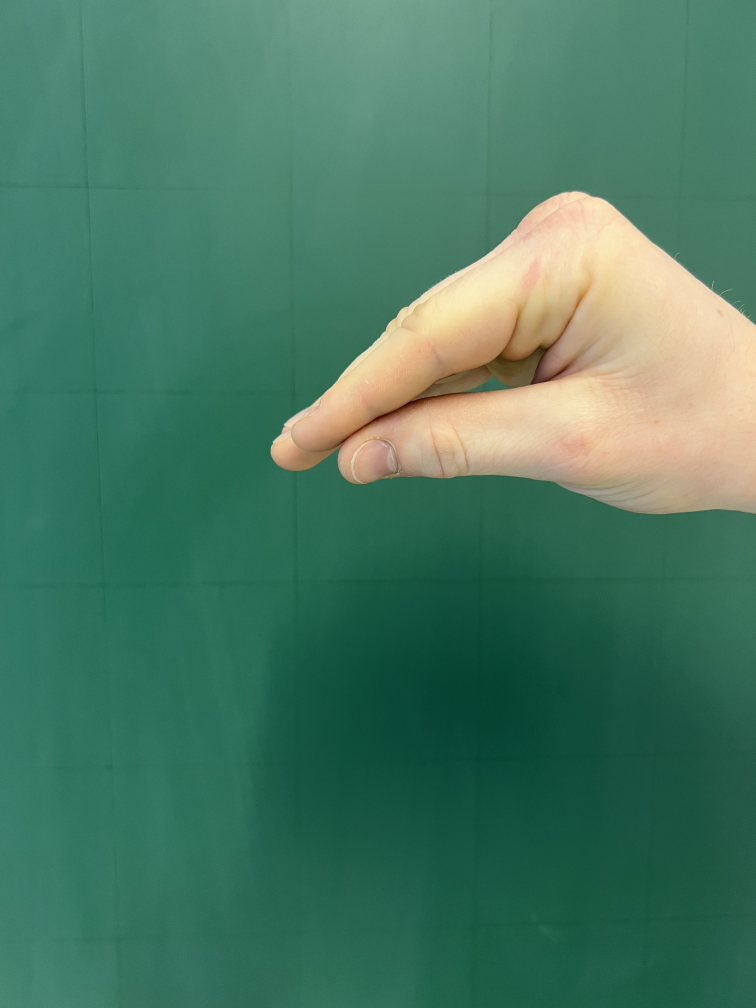
#> input picture data/raw/img/closedHand/IMG_4543.jpg, 3024 x 4032 px, found by its file name (shown at 1/4 size)
$ jupyter execute --allow-errors GestureRecognition.ipynb
#> lines starting #> are read from the running program, lines starting #| are printed output that depends on the picture; after the words box and inside, x2 and y2 are one past the last pixel; in counts of white or black regions, pixels touching at a corner belong together
# Data Preparation Pipeline

Prepare data in order to do training and prediction.

The output of this is a set of descriptors with corresponding lables.

[cell 1]
import numpy as np
import cv2 as cv
import matplotlib.pyplot as plt

def gaussian(I, sigma):
    """
    Applies a 2-D Gaussian blur with standard deviation sigma to
    a grayscale image I.
    """
    h = int(np.ceil(3*sigma))
    x = np.linspace(-h, +h, 2*h + 1)
    g = np.exp(-x**2/(2*sigma**2))/np.sqrt(2*np.pi*sigma**2)
    Ig = np.zeros_like(I)
    for row in range(I.shape[0]): Ig[row,:] = np.convolve(I[row,:], g, mode='same')
    for col in range(I.shape[1]): Ig[:,col] = np.convolve(Ig[:,col], g, mode='same')
    return Ig

[cell 2]
I = cv.imread("./data/raw/img/closedHand/IMG_4543.JPG")
#> I is the input picture: shape (4032, 3024, 3); mean B, G, R 98.2, 120.8, 71.9
imgYCC = cv.cvtColor(I, cv.COLOR_BGR2YCR_CB)
#> imgYCC: shape (4032, 3024, 3); mean of channels 0, 1, 2 103.6, 105.3, 124.9

# [6 lines of commented-out code are left out]

Y = imgYCC[:, :, 0]
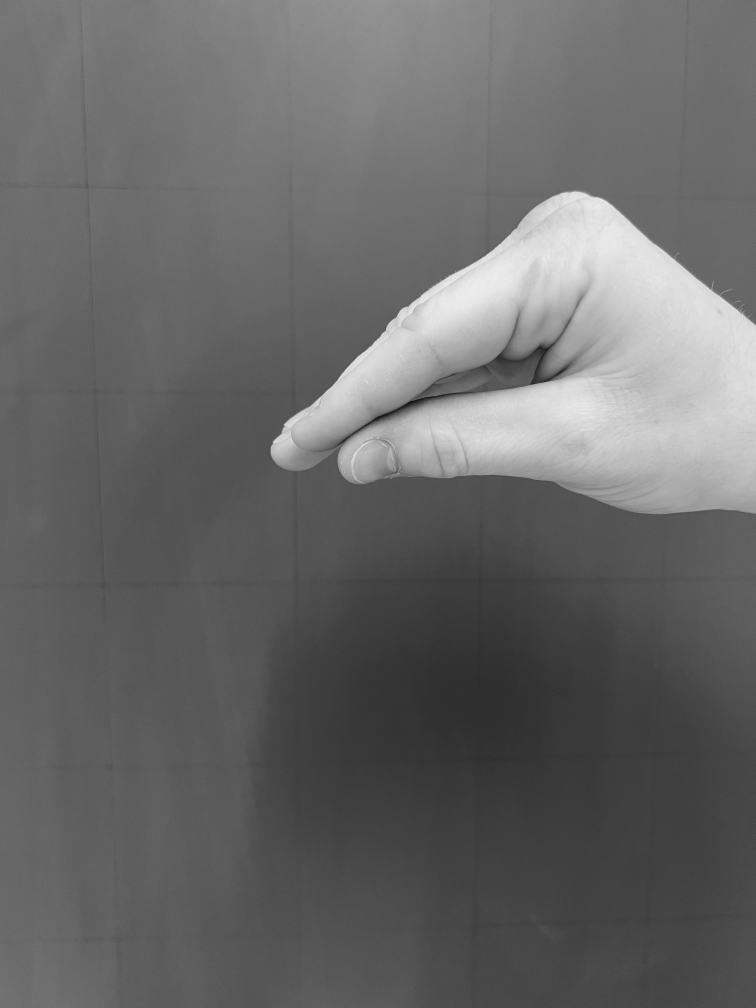
#> Y: shape (4032, 3024) (shown at 1/4 size); min 13, max 241, mean 103.6

CR = imgYCC[:, :, 1]
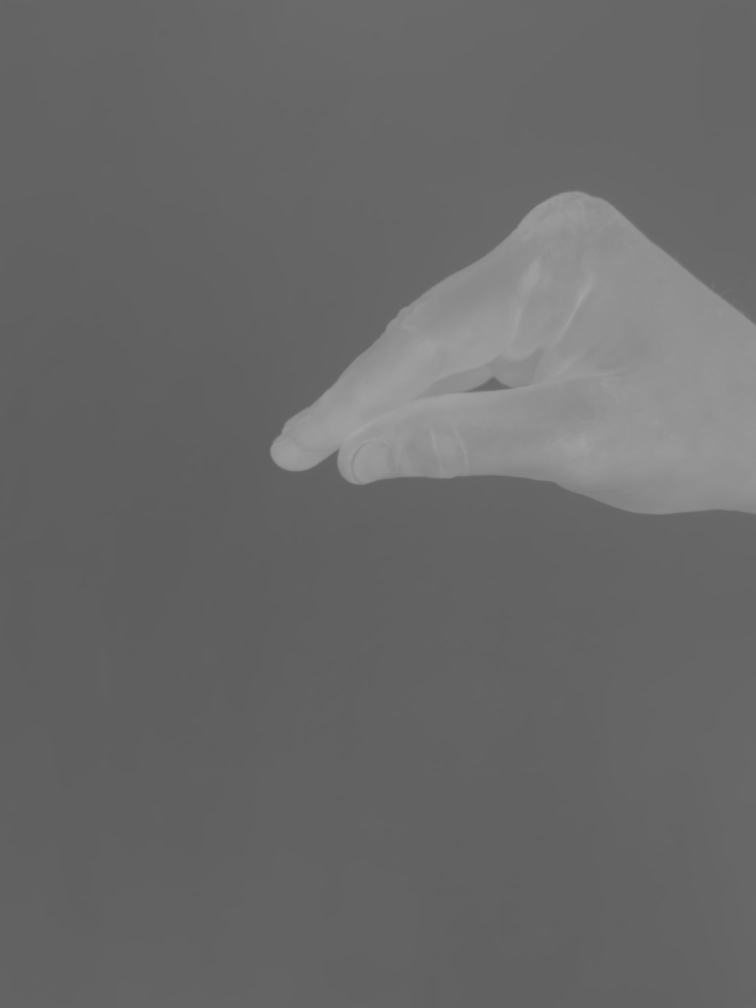
#> CR: shape (4032, 3024) (shown at 1/4 size); min 93, max 167, mean 105.3

CB = imgYCC[:, :, 2]
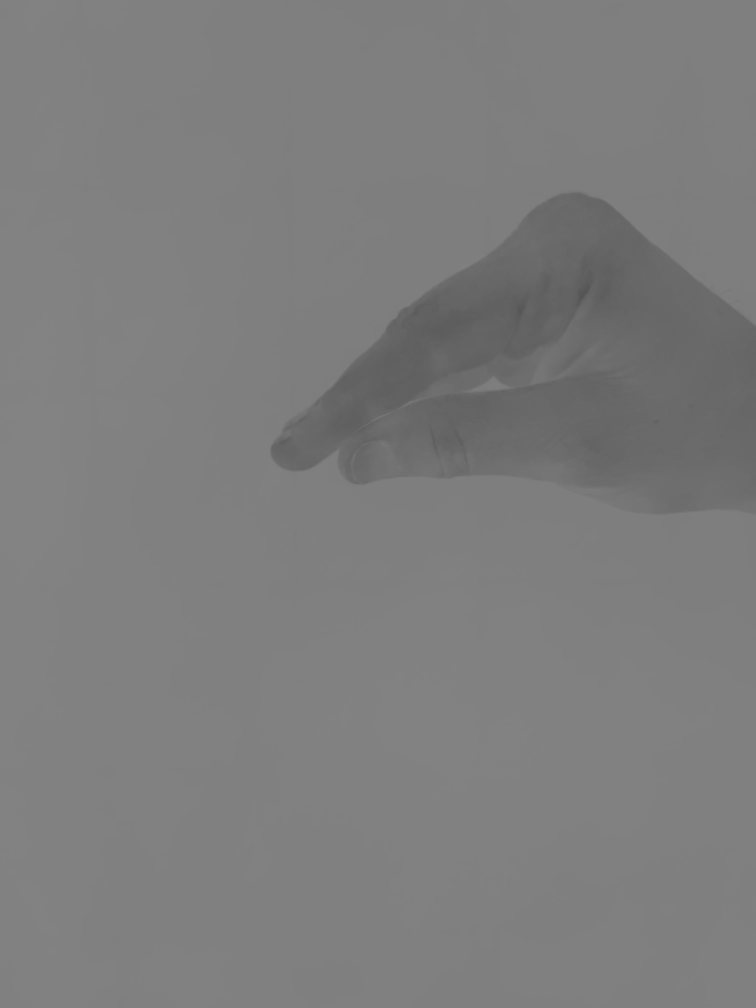
#> CB: shape (4032, 3024) (shown at 1/4 size); min 84, max 132, mean 124.9

Y_mask = (Y>80)
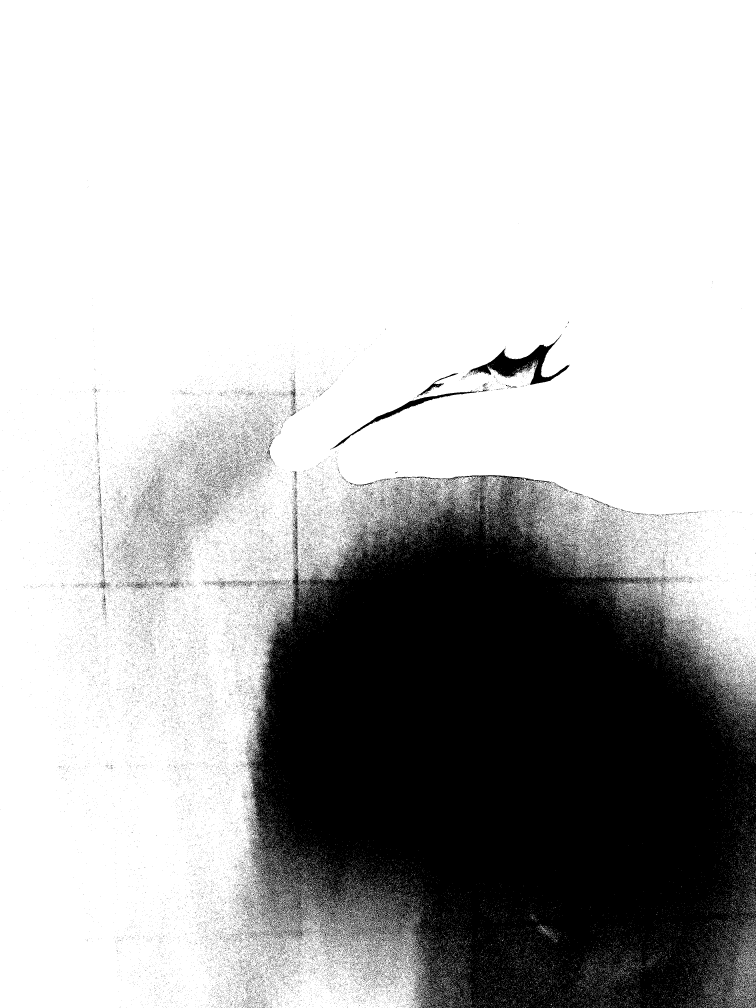
#> Y_mask: shape (4032, 3024) bool (shown at 1/4 size); 71.9% white; 81752 black regions (80585 under 20 px), largest, box (x1, y1, x2, y2) and area: (983, 1901, 3024, 4032) 3161176, (1875, 1338, 2277, 1539) 20522, (1326, 1564, 1909, 1796) 7327

CB_mask = (85<CB)&(CB<135)
#> CB_mask: shape (4032, 3024) bool; 100% white; 3 black regions (2 under 20 px), largest, box (x1, y1, x2, y2) and area: (2324, 1162, 2346, 1192) 214

CR_mask = (135<CR)&(CR<180)
#> CR_mask: shape (4032, 3024) bool; 12.5% white; 5 white regions (2 under 20 px), largest, box (x1, y1, x2, y2) and area: (1084, 767, 3024, 2051) 1525118, (2176, 1904, 2192, 1910) 91, (2150, 1912, 2175, 1914) 49

result = Y_mask&CR_mask&CB_mask
#> result: shape (4032, 3024) bool; 12.3% white; 143 white regions (139 under 20 px), largest, box (x1, y1, x2, y2) and area: (1084, 767, 3024, 2051) 1494840, (2176, 1904, 2192, 1910) 91, (2150, 1912, 2175, 1914) 49, (2069, 1476, 2076, 1486) 22


plt.imshow(result)

[cell 3]
import os
import matplotlib.pyplot as plt
import numpy as np
import cv2 as cv

nfeatures = 800

orb = cv.ORB_create(nfeatures=nfeatures)

open_descriptors = []
open_keypoints = []

num_images = 0

thresh = 127

lower = np.array([160])
upper = np.array([255])

path_open = "./data/raw/img/openHand/"
path_closed = "./data/raw/img/closedHand/"

## RETRIEVING OPEN HAND DESCRIPTORS

#> (the rest of this cell did not finish here and is left out)

# K-Means Pipeline

Utilize k-means in order to create e image-vocabulary for later trainign to recognize hand gesture.

[cell 4]
from scipy.cluster.vq import kmeans
from scipy.cluster.vq import vq
# n_clusters 300 - ganske stabil med hvit bakgrun. litt sensitiv mtp størrelse. Treiningstid ca 1min
# n_clusters 500 - ganske stabil med hvit bakgrun. Litt for sensitiv mtp størrelse. Treningstis ca 1min 30sek
# n_clusters 800 - virka litt mindre stabilt. Treningstid ca 2 min

# n_clusters 300 - iters 3 - mer stabil igjen, men fremdeles sensitiv til ting som størrelse og orientering, må være nokså rett mot kamera. treningstid 3min
# n_clusters 500 - iters 3 - mindre stabil vil jeg si, testa og på den grønne tavlen som bakgrun. fungerer best på helt hvit bakgrun.


n_clusters = 500
iters = 3
#> (the rest of this cell did not finish here and is left out)

[cell 5]
visualWords = []

for img_descriptors in open_descriptors:
    img_descriptors = img_descriptors.astype(float)
    img_visual_words, distance = vq(img_descriptors, codebook)
    visualWords.append(img_visual_words)

#> (a cell that did not finish here is left out)

[cell 7]
frequency_vectors = []

for img_visual_words in visualWords:
    img_freq_vec = np.zeros(n_clusters)

    for word in img_visual_words:
        img_freq_vec[word] += 1

    frequency_vectors.append(img_freq_vec)
#> `thresh = cv.inRange(I_test, lower, upper)`: thresh: shape (4032, 3024); 10.6% white; 438 white regions (427 under 20 px), largest, box (x1, y1, x2, y2) and area: (1083, 765, 3024, 2031) 1293303, (2816, 2028, 2868, 2038) 149, (2406, 1965, 2433, 1977) 111
#> `morph = cv.morphologyEx(thresh, cv.MORPH_OPEN, kernel)`: morph: shape (4032, 3024); 10.4% white; 2 white regions, box (x1, y1, x2, y2) and area: (1084, 766, 3024, 2027) 1270442, (1550, 1802, 1571, 1830) 497
#> `I_test = cv.bitwise_and(I_test, I_test, mask=morph)`:
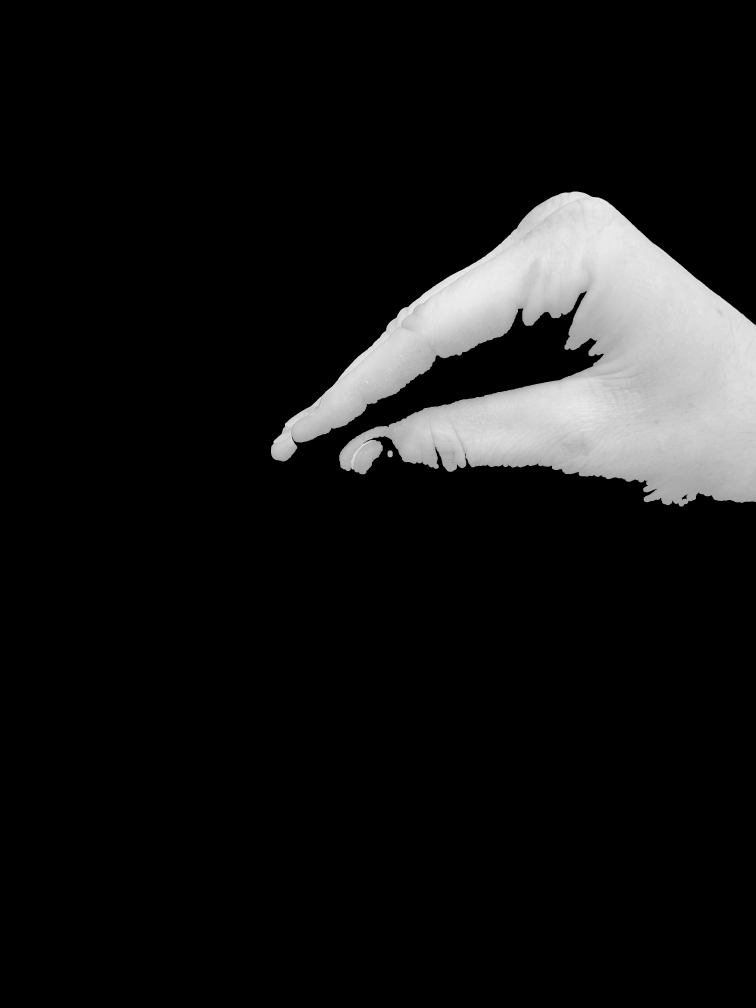
#> I_test: shape (4032, 3024) (shown at 1/4 size); min 0, max 243, mean 21.1
#> `kp = orb.detect(I_test)`: kp = 800 keypoints; strongest (x, y, size): (1406, 1874, 37.2), (2585, 1925, 31), (2794, 1972, 31), (1407, 1875, 44.6)


#> (the rest of this cell did not finish here and is left out)

#> (a cell that did not finish here is left out)

#> (a cell that did not finish here is left out)

# SVM Pipeline

This part uses Support Vector Machine to train on the dictionary.

[cell 10]
from sklearn.svm import SVC
from sklearn.utils import shuffle
y = np.ones((349, ))
y[:189] = 0

#> (the rest of this cell did not finish here and is left out)

## Testing on training set

### Open hand images

[cell 11]
preds = []

#> (the rest of this cell did not finish here and is left out)

#> (a cell that did not finish here is left out)

### Closed hand testing

[cell 13]
preds = []

#> (the rest of this cell did not finish here and is left out)

#> (a cell that did not finish here is left out)

# Testing on new images

Pipeline for new images

1. Use ORB to extract features
2. feed these descriptors into the trained kmeans to cluster this gives us the visual words in that new image
3. we create the frequency vector from the visual words, counting how many instanses of each word in our dictionary we encounter.
4. use the SVM to predict which gesture

[cell 15]
# loading image, imagine this coming from webcam
import cv2
import matplotlib.pyplot as plt

I_test = cv2.imread("./data/raw/img/open2.png", cv.IMREAD_GRAYSCALE)
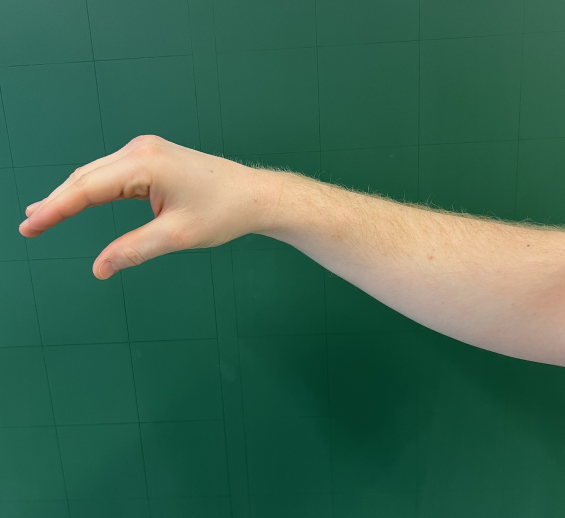
#> input picture data/raw/img/open2.png, 1130 x 1036 px (shown at 1/2 size)
#> I_test: shape (1036, 1130); min 3, max 229, mean 87.4
lower = np.array([160])
upper = np.array([255])
thresh = cv.inRange(I_test, lower, upper)
#> thresh: shape (1036, 1130); 13.7% white; 119 white regions (118 under 20 px), largest, box (x1, y1, x2, y2) and area: (38, 269, 1130, 692) 159887
kernel = cv.getStructuringElement(cv.MORPH_ELLIPSE, (20,20))
morph = cv.morphologyEx(thresh, cv.MORPH_OPEN, kernel)
#> morph: shape (1036, 1130); 13% white; 1 white region, box (x1, y1, x2, y2) and area: (55, 270, 1130, 687) 151665
I_test = cv.bitwise_and(I_test, I_test, mask=morph)
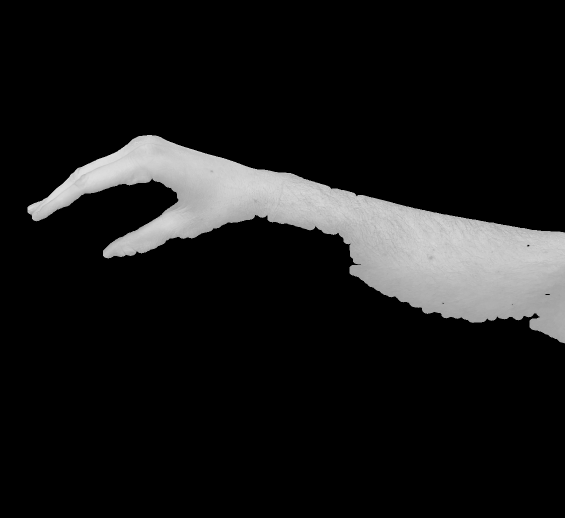
#> I_test: shape (1036, 1130) (shown at 1/2 size); min 0, max 229, mean 24.5
plt.imshow(I_test), plt.show()

[cell 16]
kp = orb.detect(I_test)
#> kp = 800 keypoints; strongest (x, y, size): (713, 391, 31), (675, 466, 31), (1058, 490, 31), (696, 488, 31)
kp, des = orb.compute(I_test, kp)
